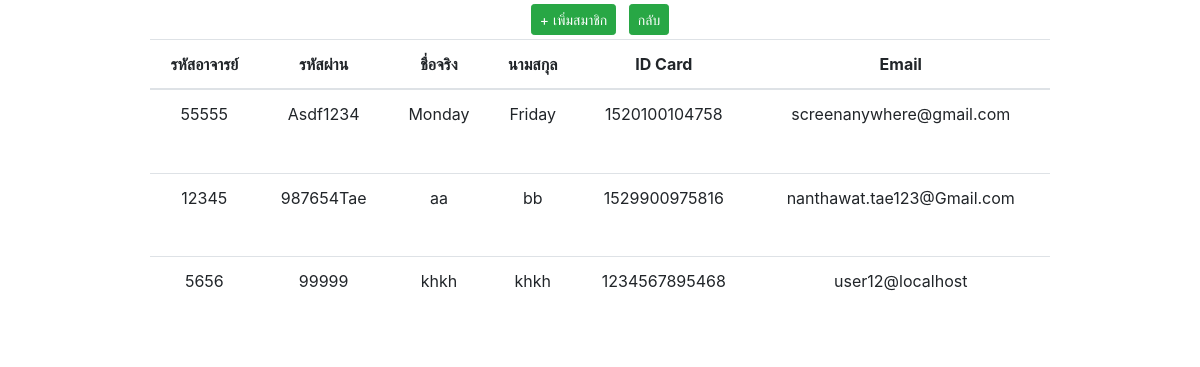
The app's page /Register_admin.php, older data.
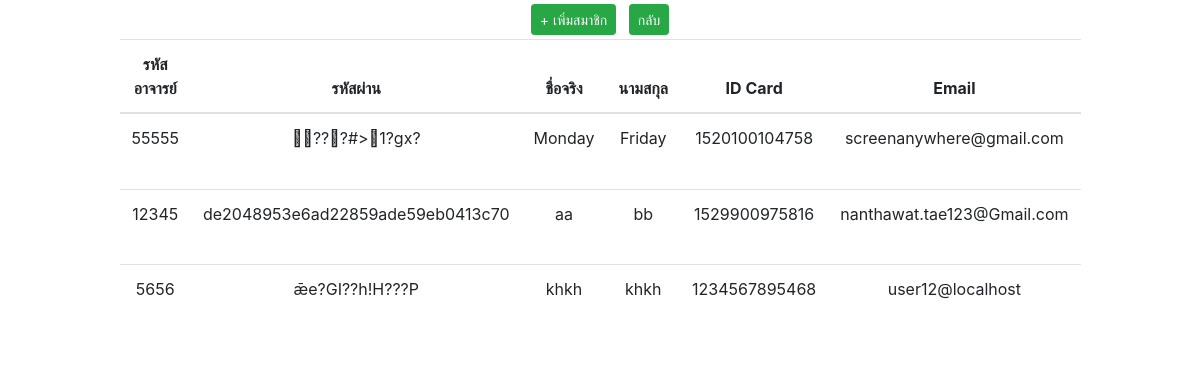
The same page, newer data.
### tables this page shows
CREATE TABLE `teacher_table` (
  `T_ID` int(11) NOT NULL,
  `T_Code` varchar(10) NOT NULL,
  `T_Pass` varchar(250) NOT NULL,
  `T_Fname` varchar(255) NOT NULL,
  `T_Lname` varchar(255) NOT NULL,
  `ID_Card` varchar(13) NOT NULL,
  `T_Email` varchar(255) NOT NULL
);

### Register_admin.php (the view, shortened to what this page needs)
<!DOCTYPE html>
<html>
<head>
    <link rel="stylesheet" href="https://stackpath.bootstrapcdn.com/bootstrap/4.1.0/css/bootstrap.min.css"
>
    <link rel="stylesheet" href="node_modules\bootstrap\dist\css\bootstrap.css">
</head>
<center>
    <a class="btn btn-success btn-sm m-1" href="./InsertAdForm.php">+ เพิ่มสมาชิก</a>
    <a class="btn btn-success btn-sm m-1" href="./index.php">กลับ</a>
        <table class="table"style="height: 300px; width: 900px;">
        <thead>
          <tr>
            <th scope="col",width = "90"><div align = "center">รหัสอาจารย์</div></th></th>
            <th scope="col",width = "90"><div align = "center">รหัสผ่าน</div></th></th>
            <th scope="col",width = "90"><div align = "center">ชื่อจริง</div></th></th>
            <th scope="col",width = "90"><div align = "center">นามสกุล</div></th></th>
            <th scope="col",width = "90"><div align = "center">ID Card</div></th></th>
            <th scope="col",width = "90"><div align = "center">Email</div></th></th>
           </tr>
        </thead>
        </center>
 <?php
     include './control/connect.php' ;
        $sql = "SELECT * FROM teacher_table";
        $query = mysqli_query($conn, $sql);
        while($result=mysqli_fetch_array($query,MYSQLI_ASSOC))
        {
            ?>
            <tr>
            <td><div align="center">
            <?php echo $result['T_Code'];?></div></td>
            <td><div align="center">
            <?php echo $result['T_Pass'];?></div></td>
            <td><div align="center">
            <?php echo $result['T_Fname'];?></div></td>
            <td><div align="center">
            <?php echo $result['T_Lname'];?></div></td>
            <td><div align="center">
            <?php echo $result['ID_Card'];?></div></td>
            <td><div align="center">
            <?php echo $result['T_Email'];?></div></td>
            </tr>
            <?php
      }
    ?>
</body>
</html>

Row changes from the older to the newer data that the page shows:
changed teacher_table "Monday": T_Pass "Asdf1234" → "\u0004??\u000f?#>\u00071?gx?"
changed teacher_table "aa": T_Pass "987654Tae" → "de2048953e6ad22859ade59eb0413c70"
changed teacher_table "khkh": T_Pass "99999" → "ǣe?GI??h!H???P"
